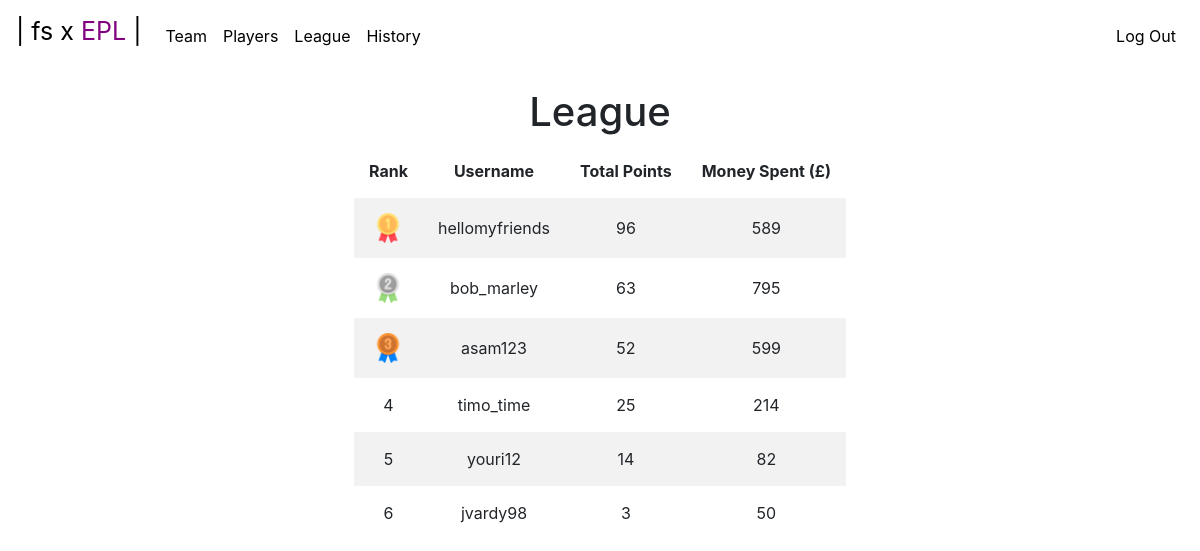
The page /league (signed in) on the database its author committed.
### tables this page shows
CREATE TABLE "users" (
	"id"	INTEGER NOT NULL UNIQUE,
	"username"	varchar(255) NOT NULL UNIQUE,
	"password"	varchar(255) NOT NULL UNIQUE,
	"money"	INTEGER NOT NULL DEFAULT 1000,
	PRIMARY KEY("id" AUTOINCREMENT)
);

### app.py (the view)
@app.route("/league")
@login_required
def league():
    con = sqlite3.connect(db)
    cur = con.cursor()
    users = cur.execute("SELECT users.username, SUM(team.points), users.money FROM users JOIN team WHERE users.id = team.user_id GROUP BY users.id ORDER BY SUM(team.points) DESC").fetchall()
    con.commit()
    con.close()
    return render_template("league.html", users=users)

### app.py (called while the page is built)
@app.after_request
def after_request(response):
    response.headers["Cache-Control"] = "no-cache, no-store, must-revalidate"
    response.headers["Expires"] = 0
    response.headers["Pragma"] = "no-cache"
    return response

### helpers.py (called while the page is built)
def login_required(f):
    @wraps(f)
    def decorated_function(*args, **kwargs):
        if session.get("user_id") is None:
            return redirect("/login")
        return f(*args, **kwargs)
    return decorated_function

### templates/league.html (shortened to what this page needs)
{% extends "layout.html" %}
{% block main %}
    <div id="league-div">
    <h1 id="league-title">League</h1>
        <table id="league-table">
            <tr>
                <th>Rank</th>
                <th>Username</th>
                <th>Total Points</th>
                <th>Money Spent (&#163;)</th>
            </tr>
            {% for user in users %}
            <tr>
                {% if loop.index <= 3 %}
                    <td><img class="league-medal" src="static/medal_{{ loop.index }}.png" alt="#{{ loop.index }} medal."></td>
                {% else %}
                    <td>{{ loop.index }}</td>
                {% endif %}
                <td>{{ user[0] }}</td>
                <td>{{ user[1] }}</td>
                <td>{{ 800 - user[2] }}</td>
            </tr>
            {% endfor %}
        </table>
    </div>
{% endblock %}

### templates/layout.html (shortened to what this page needs)
<!DOCTYPE html>
<html lang="en">
    <head>
        <link rel="stylesheet" href="https://cdn.jsdelivr.net/npm/bootstrap@4.5.3/dist/css/bootstrap.min.css">
        <link rel="stylesheet" href="static/styles.css">
    </head>
    <body>
        <nav class="navbar navbar-expand-md">
            <a class="navbar-brand" href="/">
                <span>| fs x <span class="nav-purple">EPL</span> |</span>
            </a>
            <div class="collapse navbar-collapse" id="navbar">
                {% if session.user_id %}
                    <ul class="navbar-nav mr-auto mt-2">
                        <li class="nav-item"><a class="nav-link" href="/team">Team</a></li>
                        <li class="nav-item"><a class="nav-link" href="/players">Players</a></li>
                        <li class="nav-item"><a class="nav-link" href="/league">League</a></li>
                        <li class="nav-item"><a class="nav-link" href="/history">History</a></li>
                    </ul>
                    <ul class="navbar-nav ms-auto mt-2">
                        <li class="nav-item"><a class="nav-link" href="/logout">Log Out</a></li>
                    </ul>
                {% else %}
                    <ul class="navbar-nav mr-auto mt-2">
                        <li class="nav-item"><a class="nav-link" href="/login">Log In</a></li>
                        <li class="nav-item"><a class="nav-link" href="/register">Register</a></li>
                    </ul>
                {% endif %}
            </div>
        </nav>
        <main>
            {% block main %}{% endblock %}
        </main>
    </body>
</html>

### static/styles.css (style rules this page uses)
main { text-align: center; }
.navbar-brand { font-size: 25px; color: black; }
.nav-link { color: black; }
.nav-purple { color: purple; }
#history-table th, td { padding: 15px; }
#league-title { padding-top: 3vh; }
#league-table { margin-left: auto; margin-right: auto; }
#league-table th, td { padding: 15px; }
#league-table tr:nth-child(even) { background-color: #f2f2f2; }
.league-medal { height: 30px; }

### rows shown on the page
users: shows a picture, username "hellomyfriends", user "96", 800-user[2] "589"
users: shows a picture, username "bob_marley", user "63", 800-user[2] "795"
users: shows a picture, username "asam123", user "52", 800-user[2] "599"
users: username "timo_time", id "25", 800-user[2] "214"
users: username "youri12", user "14", 800-user[2] "82"
users: username "jvardy98", user "3", 800-user[2] "50"
